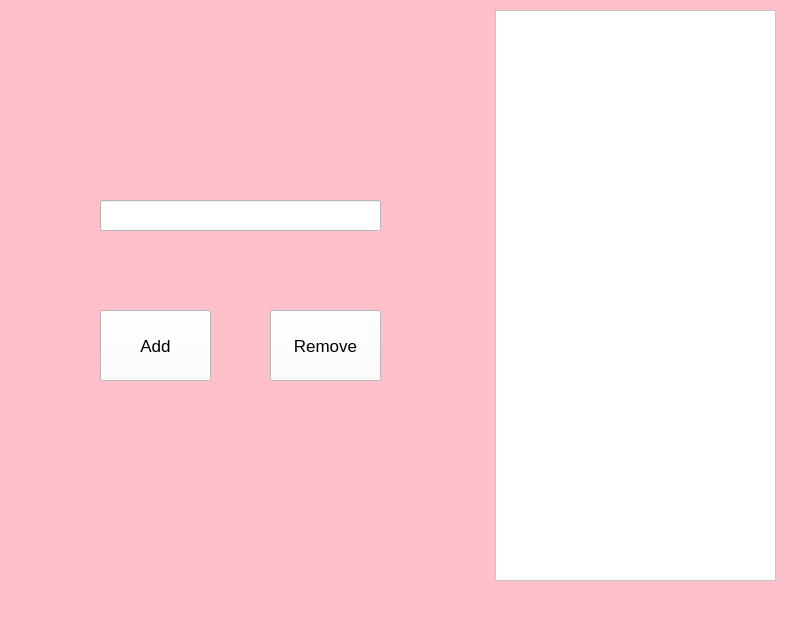
<?xml version="1.0" encoding="UTF-8"?>
<ui version="4.0">
 <class>MainWindow</class>
 <widget class="QMainWindow" name="MainWindow">
  <property name="geometry">
   <rect>
    <x>0</x>
    <y>0</y>
    <width>800</width>
    <height>640</height>
   </rect>
  </property>
  <property name="windowTitle">
   <string>MainWindow</string>
  </property>
  <property name="styleSheet">
   <string notr="true">background-color:pink;</string>
  </property>
  <widget class="QWidget" name="centralwidget">
   <widget class="QLineEdit" name="lineEdit">
    <property name="geometry">
     <rect>
      <x>100</x>
      <y>200</y>
      <width>281</width>
      <height>31</height>
     </rect>
    </property>
    <property name="autoFillBackground">
     <bool>false</bool>
    </property>
    <property name="styleSheet">
     <string notr="true">background-color: white</string>
    </property>
   </widget>
   <widget class="QPushButton" name="pushButton">
    <property name="geometry">
     <rect>
      <x>100</x>
      <y>310</y>
      <width>111</width>
      <height>71</height>
     </rect>
    </property>
    <property name="font">
     <font>
      <pointsize>13</pointsize>
      <weight>50</weight>
      <italic>false</italic>
      <bold>false</bold>
      <underline>false</underline>
      <strikeout>false</strikeout>
      <kerning>true</kerning>
     </font>
    </property>
    <property name="cursor">
     <cursorShape>PointingHandCursor</cursorShape>
    </property>
    <property name="autoFillBackground">
     <bool>false</bool>
    </property>
    <property name="styleSheet">
     <string notr="true">background-color: white</string>
    </property>
    <property name="text">
     <string>Add</string>
    </property>
   </widget>
   <widget class="QPushButton" name="pushButton_2">
    <property name="geometry">
     <rect>
      <x>270</x>
      <y>310</y>
      <width>111</width>
      <height>71</height>
     </rect>
    </property>
    <property name="font">
     <font>
      <pointsize>13</pointsize>
      <weight>50</weight>
      <italic>false</italic>
      <bold>false</bold>
      <underline>false</underline>
      <strikeout>false</strikeout>
      <kerning>true</kerning>
     </font>
    </property>
    <property name="cursor">
     <cursorShape>PointingHandCursor</cursorShape>
    </property>
    <property name="autoFillBackground">
     <bool>false</bool>
    </property>
    <property name="styleSheet">
     <string notr="true">background-color: white</string>
    </property>
    <property name="text">
     <string>Remove</string>
    </property>
   </widget>
   <widget class="QListWidget" name="listWidget">
    <property name="geometry">
     <rect>
      <x>495</x>
      <y>10</y>
      <width>281</width>
      <height>571</height>
     </rect>
    </property>
    <property name="autoFillBackground">
     <bool>true</bool>
    </property>
    <property name="styleSheet">
     <string notr="true">background-color: white;</string>
    </property>
   </widget>
  </widget>
  <widget class="QMenuBar" name="menubar">
   <property name="geometry">
    <rect>
     <x>0</x>
     <y>0</y>
     <width>800</width>
     <height>21</height>
    </rect>
   </property>
  </widget>
  <widget class="QStatusBar" name="statusbar"/>
 </widget>
 <resources/>
 <connections/>
</ui>
